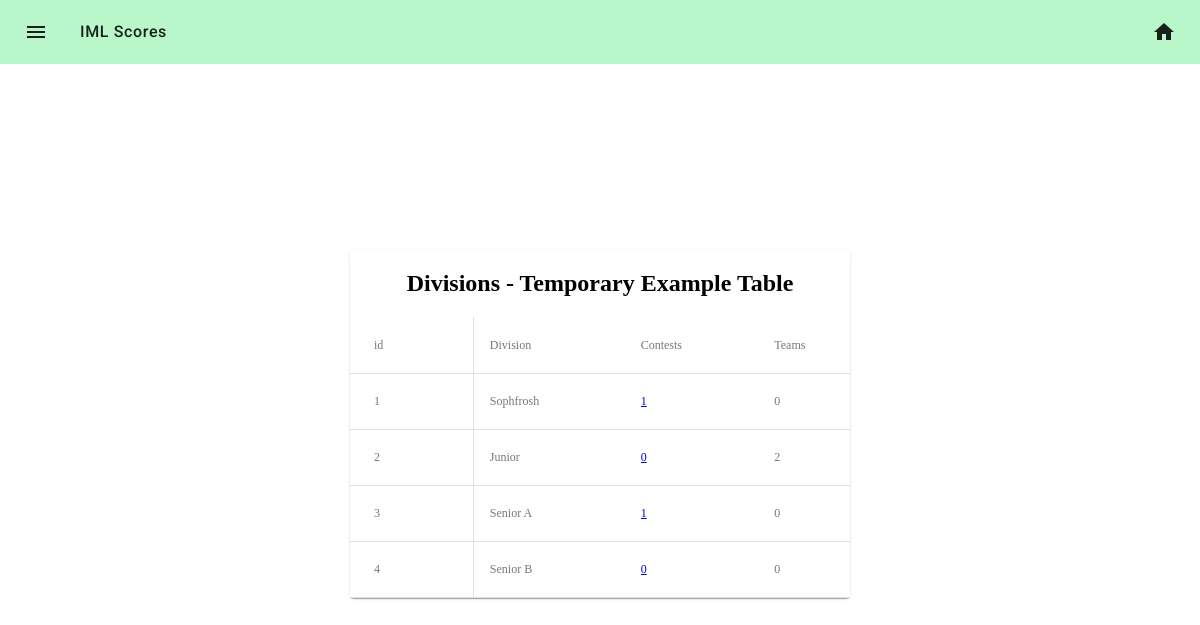
Screenshot of /admin/divisions (signed in) with the database file from the repository.
### iml/models.py (models this page shows, shortened)
class Division(db.Model):
    __tablename__ = 'divisions'
    id = db.Column(db.Integer, primary_key=True)
    name = db.Column(db.String(64), nullable=False)
    url = db.Column(db.String(64), nullable=False)
    teams = db.relationship('Team', back_populates = 'division')
    students = db.relationship('Student', back_populates='division')
    contests = db.relationship('Contest', back_populates = 'division')

### iml/core/admin/controllers.py (the view)
@admin.route("/divisions", methods=["GET", "POST"])
@admin_required()
def manage_divisions():
    divisions = Division.query.all()
    return render_custom_template("core/admin/divisions.html",
                                  divisions = divisions)

### iml/core/admin/wrappers.py (called while the page is built)
def admin_required(redirect_to=None, to_flash=None):
    def validator(*args, **kwargs):
        sess_status = session.get("status", IS_NOT_LOGGED_IN)
        return sess_status >= IS_SITE_ADMIN
    return validate_page_access(redirect_to,
                                to_flash,
                                validator)

### iml/util/__init__.py (called while the page is built)
def get_user(user_id):
    return User.query.filter_by(id=user_id).first()

def render_custom_template(*args, **kwargs):
    status = IS_NOT_LOGGED_IN
    user = None
    userdata = session.get("userdata")
    if session.get("userdata"):
        user = get_user(session["userdata"]["id"])
        status = session["status"]
    if "status" not in kwargs:
        kwargs["status"] = status
    if "user" not in kwargs:
        kwargs["user"] = user
    if "userdata" not in kwargs:
        kwargs["userdata"] = userdata
    return flask.render_template(*args, **kwargs)

### iml/util/wrappers.py (called while the page is built)
def validate_page_access(redirect_to=None,
                         to_flash=None,
                         validate_function= lambda *args, **kwargs: True):
    def decorator(f):
        @wraps(f)
        def check_and_call(*args, **kwargs):
            check = validate_function(*args, **kwargs)
            if check:
                return f(*args, **kwargs)
            else:
                if redirect_to and to_flash:
                    flash(to_flash)
                    return redirect(redirect_to)
            return render_template("errors/403.html")
        return check_and_call
    return decorator

### iml/templates/core/admin/divisions.html
{% extends "_base.html" %}
{% from "macros/_renderfield.html" import render_field %}
{% block content %}
<div class="mdc-card centered-single-card">
    <center>
    <h2>Divisions - Temporary Example Table</h2>
    <div class="mdc-data-table">
        <table class="mdc-data-table__content">
            <thead>
                <tr class="mdc-data-table__row">
                    <th class="mdc-data-table__column">id</th>
                    <th class="mdc-data-table__column">Division</th>
                    <th class="mdc-data-table__column">Contests</th>
                    <th class="mdc-data-table__column">Teams</th>
                </tr>
                {% for div in divisions %}
                <tr class="mdc-data-table__row">
                    <th class="mdc-data-table__column">{{div.id}}</th>
                    <th class="mdc-data-table__column">{{div.name}}</th>
                    <th class="mdc-data-table__column"><a href="/admin/division/{{div.url}}/contests">{{div.contests | length}}</a></th>
                    <th class="mdc-data-table__column">{{div.teams | length}}</th>
                </tr>
                {% endfor %}
            </thead>
        </table>
    </div>
    </center>
</div>
{% endblock %}

### iml/templates/_base.html (shortened to what this page needs)
<!DOCTYPE HTML>
<html>
    <head>
        <link rel="stylesheet" type="text/css" href="{{url_for('static', filename= 'vendor/mdc.css')}}">
        <link rel="stylesheet" type="text/css" href="{{url_for('static', filename= 'vendor/normalize.css')}}">
        <link rel="stylesheet" type="text/css" href="{{url_for('static', filename= 'vendor/mdc-table.css')}}">
        <link rel="stylesheet" type="text/css" href="{{url_for('static', filename= 'css/mdc-theme.css')}}">
        <link rel="stylesheet" type="text/css" href="{{url_for('static', filename= 'css/forms.css')}}">
        <link rel="stylesheet" type="text/css" href="{{url_for('static', filename= 'css/everything.css')}}">
    </head>
    <body>
        {% block navbar %}
        <header class="mdc-top-app-bar secondary-nav" id="app-bar">
            <div class="mdc-top-app-bar__row secondary-nav">
                <section class="mdc-top-app-bar__section mdc-top-app-bar__section--align-start">
                    <a href="#" class="material-icons mdc-top-app-bar__navigation-icon" style="color:rgba(0,0,0,.87)!important">menu</a>
                    <span class="mdc-top-app-bar__title">IML Scores</span>
                </section>
                <section class="mdc-top-app-bar__section mdc-top-app-bar__section--align-end" role="toolbar">
                    <a href="/" class="material-icons mdc-top-app-bar__action-item " aria-label="Download" alt="Download" style="color:rgba(0,0,0,.87)!important">home</a>
                </section>
            </div>
        </header>
        {% endblock navbar %}
    <main>
        <div style="padding-top:100px"></div>
        <div>
            {% block content %}
            {% endblock content%}
        </div>
    </main>
    </body>
</html>

### iml/static/css/mdc-theme.css (style rules this page uses)
.mdc-top-app-bar__title { font-size: 1rem; letter-spacing: 0.04em; }
html, body { height: 100%; }

### iml/static/css/everything.css (style rules this page uses)
.centered-single-card { width:500px; margin-left: calc(50% - 250px); margin-top: calc(12.5%); }

### rows the page displays
Division: id "1", name "Sophfrosh", contests|length "1", teams|length "0"
Division: id "2", name "Junior", contests|length "0", teams|length "2"
Division: id "3", name "Senior A", contests|length "1", teams|length "0"
Division: id "4", name "Senior B", contests|length "0", teams|length "0"
